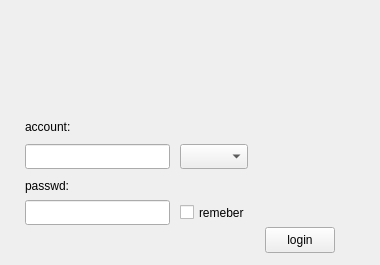
<?xml version="1.0" encoding="UTF-8"?>
<ui version="4.0">
 <class>LoginWindow</class>
 <widget class="QWidget" name="LoginWindow">
  <property name="geometry">
   <rect>
    <x>0</x>
    <y>0</y>
    <width>380</width>
    <height>265</height>
   </rect>
  </property>
  <property name="sizePolicy">
   <sizepolicy hsizetype="Fixed" vsizetype="Fixed">
    <horstretch>0</horstretch>
    <verstretch>0</verstretch>
   </sizepolicy>
  </property>
  <property name="minimumSize">
   <size>
    <width>380</width>
    <height>265</height>
   </size>
  </property>
  <property name="maximumSize">
   <size>
    <width>380</width>
    <height>265</height>
   </size>
  </property>
  <property name="windowTitle">
   <string>Login</string>
  </property>
  <property name="styleSheet">
   <string notr="true"/>
  </property>
  <widget class="QLabel" name="accLabel">
   <property name="geometry">
    <rect>
     <x>25</x>
     <y>116</y>
     <width>61</width>
     <height>21</height>
    </rect>
   </property>
   <property name="styleSheet">
    <string notr="true"/>
   </property>
   <property name="text">
    <string>account:</string>
   </property>
  </widget>
  <widget class="QLabel" name="passLabel">
   <property name="geometry">
    <rect>
     <x>25</x>
     <y>177</y>
     <width>61</width>
     <height>18</height>
    </rect>
   </property>
   <property name="text">
    <string>passwd:</string>
   </property>
  </widget>
  <widget class="QLineEdit" name="accInput">
   <property name="geometry">
    <rect>
     <x>25</x>
     <y>144</y>
     <width>145</width>
     <height>25</height>
    </rect>
   </property>
   <property name="sizePolicy">
    <sizepolicy hsizetype="Fixed" vsizetype="Fixed">
     <horstretch>0</horstretch>
     <verstretch>0</verstretch>
    </sizepolicy>
   </property>
   <property name="minimumSize">
    <size>
     <width>145</width>
     <height>25</height>
    </size>
   </property>
   <property name="maximumSize">
    <size>
     <width>145</width>
     <height>25</height>
    </size>
   </property>
  </widget>
  <widget class="QLineEdit" name="pwdInput">
   <property name="geometry">
    <rect>
     <x>25</x>
     <y>200</y>
     <width>145</width>
     <height>25</height>
    </rect>
   </property>
   <property name="sizePolicy">
    <sizepolicy hsizetype="Fixed" vsizetype="Fixed">
     <horstretch>0</horstretch>
     <verstretch>0</verstretch>
    </sizepolicy>
   </property>
   <property name="minimumSize">
    <size>
     <width>145</width>
     <height>25</height>
    </size>
   </property>
   <property name="maximumSize">
    <size>
     <width>145</width>
     <height>25</height>
    </size>
   </property>
   <property name="echoMode">
    <enum>QLineEdit::Password</enum>
   </property>
  </widget>
  <widget class="QComboBox" name="statusBox">
   <property name="geometry">
    <rect>
     <x>180</x>
     <y>144</y>
     <width>68</width>
     <height>25</height>
    </rect>
   </property>
   <property name="sizePolicy">
    <sizepolicy hsizetype="Fixed" vsizetype="Fixed">
     <horstretch>0</horstretch>
     <verstretch>0</verstretch>
    </sizepolicy>
   </property>
   <property name="minimumSize">
    <size>
     <width>0</width>
     <height>25</height>
    </size>
   </property>
   <property name="maximumSize">
    <size>
     <width>16777215</width>
     <height>25</height>
    </size>
   </property>
  </widget>
  <widget class="QCheckBox" name="remeberBox">
   <property name="geometry">
    <rect>
     <x>180</x>
     <y>200</y>
     <width>81</width>
     <height>25</height>
    </rect>
   </property>
   <property name="sizePolicy">
    <sizepolicy hsizetype="Fixed" vsizetype="Fixed">
     <horstretch>0</horstretch>
     <verstretch>0</verstretch>
    </sizepolicy>
   </property>
   <property name="minimumSize">
    <size>
     <width>0</width>
     <height>25</height>
    </size>
   </property>
   <property name="maximumSize">
    <size>
     <width>16777215</width>
     <height>25</height>
    </size>
   </property>
   <property name="text">
    <string>remeber</string>
   </property>
  </widget>
  <widget class="QPushButton" name="loginBtn">
   <property name="geometry">
    <rect>
     <x>265</x>
     <y>227</y>
     <width>70</width>
     <height>26</height>
    </rect>
   </property>
   <property name="text">
    <string>login</string>
   </property>
   <property name="shortcut">
    <string>Return</string>
   </property>
  </widget>
  <widget class="QLabel" name="picLabel">
   <property name="geometry">
    <rect>
     <x>18</x>
     <y>10</y>
     <width>340</width>
     <height>100</height>
    </rect>
   </property>
   <property name="text">
    <string/>
   </property>
  </widget>
 </widget>
 <tabstops>
  <tabstop>accInput</tabstop>
  <tabstop>statusBox</tabstop>
  <tabstop>pwdInput</tabstop>
  <tabstop>remeberBox</tabstop>
  <tabstop>loginBtn</tabstop>
 </tabstops>
 <resources>
  <include location="../../resources.qrc"/>
 </resources>
 <connections/>
</ui>
